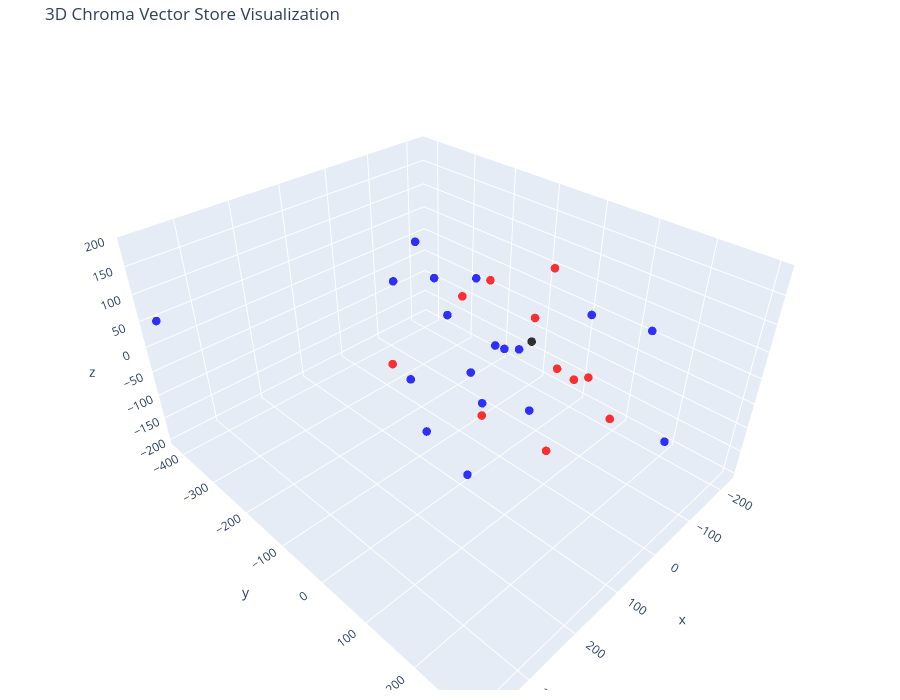

The notebook cell saved with this chart:
### Code cell
# Let's try 3D!
tsne = TSNE(n_components=3, random_state=42, perplexity=3)
reduced_vectors = tsne.fit_transform(vectors)

# Create the 3D scatter plot
fig = go.Figure(data=[go.Scatter3d(
    x=reduced_vectors[:, 0],
    y=reduced_vectors[:, 1],
    z=reduced_vectors[:, 2],
    mode='markers',
    marker=dict(size=5, color=colors, opacity=0.8),
    text=[f"Type: {t}<br>Text: {d[:100]}..." for t, d in zip(doc_types, documents)],
    hoverinfo='text'
)])

fig.update_layout(
    title='3D Chroma Vector Store Visualization',
    scene=dict(xaxis_title='x', yaxis_title='y', zaxis_title='z'),
    width=900,
    height=700,
    margin=dict(r=20, b=10, l=10, t=40)
)

fig.show()

### Figure 1 — Plotly figure (JSON) as saved in the notebook; plotly's stock layout.template omitted (floating-point values rounded to 4 significant figures)
{"data": [{"hoverinfo": "text", "marker": {"color": ["red", "red", "blue", "red", "blue", "blue", "blue", "red", "blue", "blue", "red", "blue", "red", "red", "red", "red", "blue", "blue", "red", "blue", "blue", "blue", "blue", "blue", "blue", "blue", "red", "blue", "blue", "black"], "opacity": 0.8, "size": 5}, "mode": "markers", "text": ["Type: down<br>Text: - Фьючерсы на золото подорожали в ходе американских торгов\n- Рынок акций  Бразилии закрылся ростом, ...", "Type: down<br>Text: - William Blair понизил рейтинг акций Jasper Therapeutics из-за неудач в испытаниях препарата\n- Citi...", "Type: up<br>Text: - Tether хранит золотой запас на $8 млрд в швейцарском хранилище\n- Фьючерсы на природный газ подешев...", "Type: down<br>Text: - OpenAI готовится запустить ИИ-браузер для конкуренции с Google Chrome\n- Исполнительный директор Ka...", "Type: up<br>Text: - Директор Travel & Leisure Co продает акции TNL на сумму $1,19 млн\n- Фьючерсы на природный газ подо...", "Type: up<br>Text: - Kraft Heinz планирует разделение и выделение бакалейного бизнеса\n- Акции Tutor Perini Corp достигл...", "Type: up<br>Text: - Saba Capital продает акции Blackrock California (BFZ) на сумму $309 663\n- Суд отклонил иск к Dolce...", "Type: down<br>Text: - Citi подтверждает рейтинг \"Покупать\" для акций EQT после заключения крупной сделки по поставке газ...", "Type: up<br>Text: - Генеральный директор RB Global Кесслер продал акции на сумму $5,02 млн\n- CrowdStrike расширяет пар...", "Type: up<br>Text: - Mizuho повышает целевую цену акций Evergy до $74 на фоне урегулирования в Канзасе\n- Mizuho Securit...", "Type: down<br>Text: - Baird повышает целевую цену акций Danaher до $226 на фоне силы биотехнологического сектора\n- Citi ...", "Type: up<br>Text: - JPM добавляет Dollar Tree в свой фокус-лист благодаря росту и улучшению маржи\n- Профессор Нью-Йорк...", "Type: down<br>Text: - Century Aluminum закрывает выпуск обеспеченных облигаций на сумму $400 миллионов\n- Vertical Resear...", "Type: down<br>Text: - Wolfe Research подтверждает рейтинг акций GE Vernova на уровне Peerperform\n- Wolfe Research повыша...", "Type: down<br>Text: - TD Cowen повысил целевую цену акций AT&T до $32 с $30 благодаря налоговым льготам\n- TD Cowen повыс...", "Type: down<br>Text: - Sensient Technologies во 2 квартале 2025 года: рост EPS на 20,8% благодаря сегменту цветовых решен...", "Type: up<br>Text: - Расследование решения FAA о переносе воздушного пространства Ньюарка\n- Microsoft запускает новый р...", "Type: up<br>Text: - Глава Atlantic Union Bankshares Эсбери приобрел акции на $246 тыс.\n- Cintas повышает квартальные д...", "Type: down<br>Text: - Flowserve превосходит прогнозы по EPS за второй квартал 2025 года, акции снижаются\n- ФРС сохраняет...", "Type: up<br>Text: - VICI Properties превосходит ожидания во втором квартале 2025 года\n- Акции Freedom Holding Corp дос...", "Type: up<br>Text: - Трамп намерен уволить назначенца Байдена из-за точности данных по занятости\n- Директор Ames Nation...", "Type: up<br>Text: - Президент Service Corp Intl Уоринг продает акции на сумму $4,29 млн\n- KBW повышает целевую цену ак...", "Type: up<br>Text: - Отчет о доходах: результаты New Jersey Resources за 3 квартал 2025 года не оправдали ожиданий\n- От...", "Type: up<br>Text: - Суд вынес решение по делу разработчика Tornado Cash Романа Шторма\n- KeyBanc снизил целевую цену ак...", "Type: up<br>Text: -  Maple Leaf Foods во втором квартале 2025 года: сильные результаты привели к повышению прогноза\n- ...", "Type: up<br>Text: - Федеральным агентствам приказано удалить данные о вакцинации от COVID-19\n- TD Cowen снижает целеву...", "Type: down<br>Text: - CFRA повышает рейтинг акций Ralph Lauren до «Держать» на фоне улучшения фундаментальных показателе...", "Type: up<br>Text: - Cirrus Logic на форуме KeyBanc: стратегические инсайты о диверсификации\n- Глава Parke Bancorp Пант...", "Type: up<br>Text: - Cooper Standard на конференции J.P. Morgan Auto: уверенное восстановление и перспективы роста\n- Te...", "Type: None<br>Text: - Взлом Change Healthcare компании UnitedHealth затронул 192,7 млн человек\n- Canaccord Genuity повыш..."], "type": "scatter3d", "x": [-186.5, -39.34, 181.6, -82.08, 1.524, -49.65, -224.3, -6.147, -61.21, 7.113, -116.9, 70.71, 94.34, -47.27, 41.14, -135.3, -51.11, -199.5, 127.2, 62.71, 150.5, 375.2, 83.85, -21.92, 21.2, -108.6, -56.64, 58.43, 77.04, 23.9], "y": [-87.48, 183.3, 5.683, 23.11, 297.2, -213.9, 9.104, 94.08, -338.9, -39.04, -139.7, -130.4, -7.034, -87.24, 186.5, 46.42, -12.58, 143.9, -130.0, -159.1, 107.5, -419.4, 1.155, -87.1, -109.9, -92.31, 63.96, 101.8, -2.872, 70.04], "z": [-42.06, -41.56, -41.11, 143.3, 6.845, 45.85, -9.955, -142.0, -14.61, -108.2, 44.16, 188.3, 153.1, -194.0, 80.76, -87.62, -11.58, 28.83, -11.47, -90.71, 148.7, 52.92, -197.8, 105.9, 44.84, -76.2, -15.47, -16.02, 11.05, 77.86]}], "layout": {"height": 700, "margin": {"b": 10, "l": 10, "r": 20, "t": 40}, "scene": {"xaxis": {"title": {"text": "x"}}, "yaxis": {"title": {"text": "y"}}, "zaxis": {"title": {"text": "z"}}}, "title": {"text": "3D Chroma Vector Store Visualization"}, "width": 900}}
